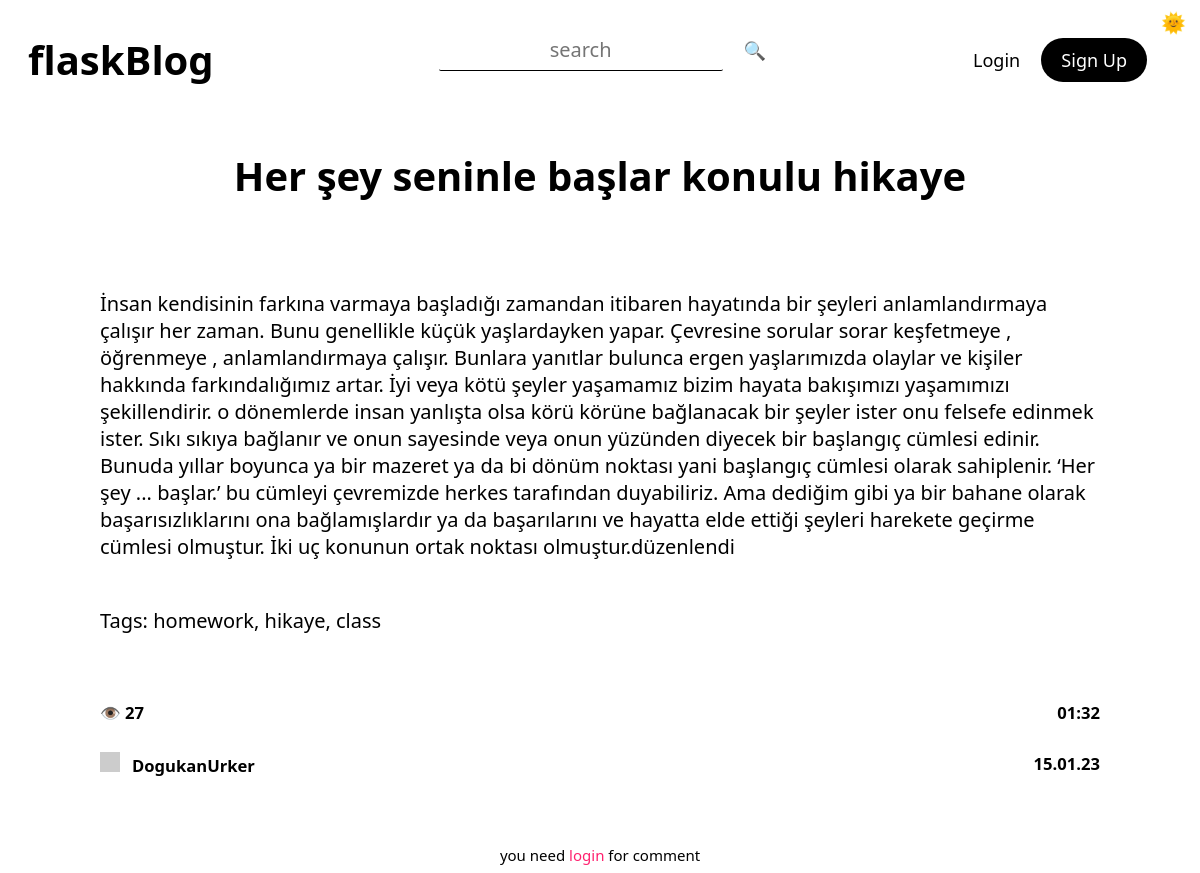
Screenshot of /post/2 with the database file from the repository.
### tables this page shows
CREATE TABLE "posts" (
	"id"	INTEGER NOT NULL UNIQUE,
	"title"	TEXT NOT NULL,
	"tags"	TEXT,
	"content"	TEXT NOT NULL,
	"author"	TEXT NOT NULL,
	"date"	TEXT NOT NULL,
	"time"	TEXT NOT NULL,
	"views"	TEXT,
	"lastEditDate"	TEXT,
	"lastEditTime"	TEXT,
	PRIMARY KEY("id" AUTOINCREMENT)
);

### routes/post.py (the view)
@postBlueprint.route("/post/<int:postID>", methods=["GET", "POST"])
def post(postID):
    form = commentForm(request.form)
    connection = sqlite3.connect("db/posts.db")
    cursor = connection.cursor()
    cursor.execute(f"select id from posts")
    posts = str(cursor.fetchall())
    match str(postID) in posts:
        case True:
            message("2", f'POST: "{postID}" FOUND')
            connection = sqlite3.connect("db/posts.db")
            cursor = connection.cursor()
            cursor.execute(f'select * from posts where id = "{postID}"')
            post = cursor.fetchone()
            cursor.execute(f'update posts set views = views+1 where id = "{postID}"')
            connection.commit()
            if request.method == "POST":
                comment = request.form["comment"]
                connection = sqlite3.connect("db/comments.db")
                cursor = connection.cursor()
                cursor.execute(
                    f"""
                    insert into comments(post,comment,user,date,time)
                    values({postID},"{comment}","{session["userName"]}",
                    "{currentDate()}",
                    "{currentTime()}")
                    """
                )
                connection.commit()
                addPoints(5, session["userName"])
                flash("You earned 5 points by commenting ", "success")
                return redirect(f"/post/{postID}")
            connection = sqlite3.connect("db/comments.db")
            cursor = connection.cursor()
            cursor.execute(f'select * from comments where post = "{postID}"')
            comments = cursor.fetchall()
            return render_template(
                "post.html",
                id=post[0],
                title=post[1],
                tags=post[2],
                content=post[3],
                author=post[4],
                views=post[7],
                date=post[5],
                time=post[6],
                form=form,
                comments=comments,
            )
        case False:
            message("1", "404")
            return render_template("404.html")

### forms.py
class commentForm(Form):
    comment = TextAreaField(
        "Comment",
        [validators.Length(min=20, max=500), validators.InputRequired()],
        render_kw={"placeholder": "leave a comment"},
    )

### app.py (called while the page is built)
@app.context_processor
def utility_processor():
    getProfilePicture
    return dict(getProfilePicture=getProfilePicture)

### helpers.py (called while the page is built)
def currentDate():
    return datetime.now().strftime("%d.%m.%y")

def currentTime(seconds=False):
    match seconds:
        case False:
            return datetime.now().strftime("%H:%M")
        case True:
            return datetime.now().strftime("%H:%M:%S")

def message(color, message):
    print(
        f"\n\033[94m[{currentDate()}\033[0m"
        f"\033[95m {currentTime(True)}]\033[0m"
        f"\033[9{color}m {message}\033[0m\n"
    )
    logFile = open("log.log", "a")
    logFile.write(f"[{currentDate()}" f"|{currentTime(True)}]" f" {message}\n")
    logFile.close()

def getProfilePicture(userName):
    connection = sqlite3.connect("db/users.db")
    cursor = connection.cursor()
    cursor.execute(
        f'select profilePicture from users where lower(userName) = "{userName.lower()}"'
    )
    return cursor.fetchone()[0]

### templates/post.html (shortened to what this page needs)
{% extends 'layout.html'%} {%block head%}
<link
  rel="stylesheet"
  href="{{ url_for('static', filename='css/post.css') }}"
/>
{% endblock head %} {%block body%}
<div class="post centeredHorizontally">
  <h1 class="title">{{title}}</h1>
  <p class="content">
    {{content|safe}} <br />
    Tags: {{tags.replace(",",", ")}}
  </p>
  <div class="bottomBar">
    <div>
      <h5>👁️ {{views}}</h5>
      <a href="/user/{{author|lower}}">
        <h5 class="author">
          <img
            class="profilePicture"
            src="{{ getProfilePicture(author) }}"
          />{{author}}
        </h5></a
      >
    </div>
    <div class="dateTime">
      <h5>{{time}}</h5>
      <h5 class="date">{{date}}</h5>
    </div>
  </div>
  </div>
  <form method="post" class="commentForm">
    {% if session["userName"] %} {{form.comment(class_="comment")}}
    <button type="submit" class="btnSubmit">comment</button>
    {% else %}
    <small
      >you need
      <a href="/login/redirect=&post&{{id}}" class="linkLogin">login</a> for
      comment</small
    >
    {% endif %}
  </form>
{% endblock body %}

### static/css/general.css (style rules this page uses)
:root { --themePrimary: #000; --themeSecondary: #fff; --themeHelper: #303030; --primaryColor: #ff206e; --primaryHelper: #FF4F8C; }
* { font-family: system-ui, "Segoe UI", Roboto, Helvetica, Arial, sans-serif, "Apple Color Emoji", "Segoe UI Emoji", "Segoe UI Symbol"; color: var(--themePrimary); }
html { font-size: 125% !important; }
body { background-color: var(--themeSecondary); }
a { text-decoration: none; user-select: none; }
.centeredHorizontally { margin-left: auto; margin-right: auto; }

### static/css/post.css (style rules this page uses)
.post { display: flex; flex-direction: column; max-width: 50rem; margin-top: 1.5rem; }
.post h1 { text-align: center; }
.title { font-size: 2rem; }
.bottomBar { display: flex; align-items: stretch; justify-content: space-between; }
.linkLogin { color: var(--primaryColor); transition: 0.25s; }
small { font-size: 0.75rem; }
.commentForm { margin: 2rem auto 0 auto; display: flex; justify-content: space-between; width: fit-content; border: 1px solid var(--primaryColor); border-radius: 1rem; }
.profilePicture { margin-right: 0.6rem; }
.dateTime h5 { text-align: right; }

### static/css/navbar.css (style rules this page uses)
.profilePicture { height: 1rem; width: 1rem; display: inline-block; }

### static/css/editor.css (style rules this page uses)
:root { --ck-border-radius: 1rem; --ck-font-size-base: 1rem; --ck-custom-background: hsl(270, 1%, 29%); --ck-custom-foreground: hsl(255, 3%, 18%); --ck-custom-border: hsl(300, 1%, 22%); --ck-custom-white: var(--light); --ck-color-base-foreground: var(--ck-custom-background); --ck-color-focus-border: hsl(208, 90%, 62%); --ck-color-text: hsl(0, 0%, 98%); --ck-color-shadow-drop: hsla(0, 0%, 0%, 0.2); --ck-color-shadow-inner: hsla(0, 0%, 0%, 0.1); --ck-color-button-default-background: var(--ck-custom-background); --ck-color-button-default-hover-background: hsl(270, 1%, 22%); --ck-color-button-default-active-background: hsl(270, 2%, 20%); --ck-color-button-default-active-shadow: hsl(270, 2%, 23%); --ck-color-button-default-disabled-background: var(--ck-custom-background); --ck-color-button-on-background: var(--ck-custom-foreground); --ck-color-button-on-hover-background: hsl(255, 4%, 16%); --ck-color-button-on-active-background: hsl(255, 4%, 14%); --ck-color-button-on-active-shadow: hsl(240, 3%, 19%); --ck-color-button-on-disabled-background: var(--ck-custom-foreground); --ck-color-button-action-background: hsl(168, 76%, 42%); --ck-color-button-action-hover-background: hsl(168, 76%, 38%); --ck-color-button-action-active-background: hsl(168, 76%, 36%); --ck-color-button-action-active-shadow: hsl(168, 75%, 34%); --ck-color-button-action-disabled-background: hsl(168, 76%, 42%); --ck-color-button-action-text: var(--ck-custom-white); --ck-color-button-save: hsl(120, 100%, 46%); --ck-color-button-cancel: hsl(15, 100%, 56%); --ck-color-dropdown-panel-background: var(--ck-custom-background); --ck-color-dropdown-panel-border: var(--ck-custom-foreground); --ck-color-split-button-hover-background: var(--ck-color-button-default-hover-background); --ck-color-split-button-hover-border: var(--ck-custom-foreground); --ck-color-input-background: var(--ck-custom-background); --ck-color-input-border: hsl(257, 3%, 43%); --ck-color-input-text: hsl(0, 0%, 98%); --ck-color-input-disabled-background: hsl(255, 4%, 21%); --ck-color-input-disabled-border: hsl(250, 3%, 38%); --ck-color-input-disabled-text: hsl(0, 0%, 78%); --ck-color-labeled-field-label-background: var(--ck-custom-background); --ck-color-list-background: var(--ck-custom-background); --ck-color-list-button-hover-background: var(--ck-custom-foreground); --ck-color-list-button-on-background: hsl(208, 88%, 52%); --ck-color-list-button-on-text: var(--ck-custom-white); --ck-color-panel-background: var(--ck-custom-background); --ck-color-panel-border: var(--ck-custom-border); --ck-color-toolbar-background: var(--ck-custom-background); --ck-color-toolbar-border: var(--ck-custom-border); --ck-color-tooltip-background: hsl(252, 7%, 14%); --ck-color-tooltip-text: hsl(0, 0%, 93%); --ck-color-image-caption-background: hsl(0, 0%, 97%); --ck-color-image-caption-text: hsl(0, 0%, 20%); --ck-color-widget-blurred-border: hsl(0, 0%, 87%); --ck-color-widget-hover-border: hsl(43, 100%, 68%); --ck-color-widget-editable-focus-background: var(--ck-custom-white); --ck-color-link-default: hsl(190, 100%, 75%); }

### templates/post.html (style rules this page uses)
.commentForm { border: none; }

### rows the page displays
posts: title "Her şey seninle başlar konulu hikaye", content "İnsan kendisinin farkına varmaya başladığı zamandan itibaren hayatında bir şeyleri anlamlandırmaya çalışır her zaman. Bunu genellikle küçük yaşlardayken yapar. Çevresine sorular sorar keşfetmeye , öğrenmeye , anlamlandırmaya çalışır. Bunlara yanıtlar bulunca ergen yaşlarımızda olaylar ve kişiler hakkında farkındalığımız artar. İyi veya kötü şeyler yaşamamız bizim hayata bakışımızı yaşamımızı şekillendirir. o dönemlerde insan yanlışta olsa körü körüne bağlanacak bir şeyler ister onu felsefe edinmek ister. Sıkı sıkıya bağlanır ve onun sayesinde veya onun yüzünden diyecek bir başlangıç cümlesi edinir. Bunuda yıllar boyunca ya bir mazeret ya da bi dönüm noktası yani başlangıç cümlesi olarak…", replace "homework, hikaye, class", views "27", author "DogukanUrker", time "01:32", date "15.01.23"
